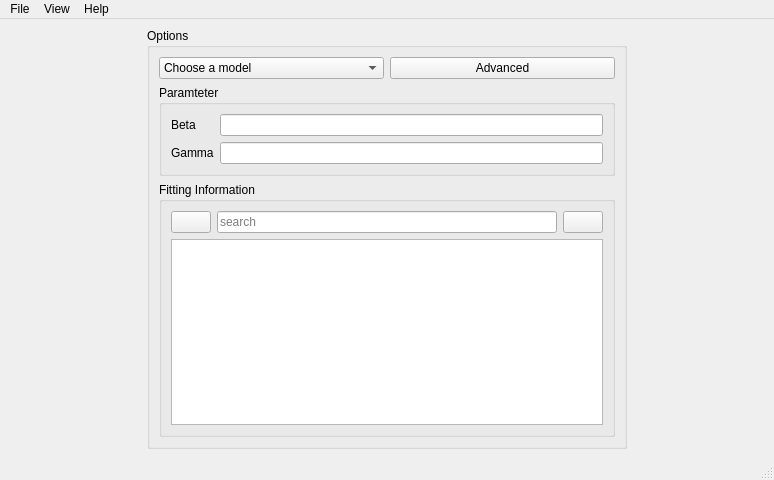
<?xml version="1.0" encoding="UTF-8"?>
<ui version="4.0">
 <class>MainWindow</class>
 <widget class="QMainWindow" name="MainWindow">
  <property name="geometry">
   <rect>
    <x>0</x>
    <y>0</y>
    <width>774</width>
    <height>480</height>
   </rect>
  </property>
  <property name="windowTitle">
   <string>EpiPy</string>
  </property>
  <widget class="QWidget" name="centralwidget">
   <layout class="QHBoxLayout" name="horizontalLayout_3">
    <item>
     <widget class="QSplitter" name="splitter">
      <property name="orientation">
       <enum>Qt::Horizontal</enum>
      </property>
      <widget class="QGroupBox" name="sidebarGroupBox">
       <property name="maximumSize">
        <size>
         <width>480</width>
         <height>16777215</height>
        </size>
       </property>
       <property name="title">
        <string>Options</string>
       </property>
       <layout class="QVBoxLayout" name="verticalLayout_3">
        <item>
         <layout class="QHBoxLayout" name="horizontalLayout">
          <item>
           <widget class="QComboBox" name="modelComboBox">
            <item>
             <property name="text">
              <string>Choose a model</string>
             </property>
            </item>
            <item>
             <property name="text">
              <string>SIR</string>
             </property>
            </item>
           </widget>
          </item>
          <item>
           <widget class="QPushButton" name="advanceButton">
            <property name="text">
             <string>Advanced</string>
            </property>
           </widget>
          </item>
         </layout>
        </item>
        <item>
         <widget class="QGroupBox" name="parametetGroupBox">
          <property name="title">
           <string>Paramteter</string>
          </property>
          <layout class="QFormLayout" name="formLayout_2">
           <item row="0" column="0">
            <widget class="QLabel" name="betaLabel">
             <property name="text">
              <string>Beta</string>
             </property>
            </widget>
           </item>
           <item row="0" column="1">
            <widget class="QLineEdit" name="betaLineEdit"/>
           </item>
           <item row="1" column="0">
            <widget class="QLabel" name="gammaLabel">
             <property name="text">
              <string>Gamma</string>
             </property>
            </widget>
           </item>
           <item row="1" column="1">
            <widget class="QLineEdit" name="gammaLineEdit"/>
           </item>
          </layout>
         </widget>
        </item>
        <item>
         <widget class="QGroupBox" name="infoGroupBox">
          <property name="title">
           <string>Fitting Information</string>
          </property>
          <layout class="QVBoxLayout" name="verticalLayout">
           <item>
            <layout class="QHBoxLayout" name="horizontalLayout_2">
             <item>
              <widget class="QPushButton" name="saveButton">
               <property name="toolTip">
                <string>Save text</string>
               </property>
               <property name="text">
                <string/>
               </property>
              </widget>
             </item>
             <item>
              <widget class="QLineEdit" name="searchLineEdit">
               <property name="placeholderText">
                <string>search</string>
               </property>
              </widget>
             </item>
             <item>
              <widget class="QPushButton" name="clearButton">
               <property name="toolTip">
                <string>Clear text</string>
               </property>
               <property name="whatsThis">
                <string>Clear text</string>
               </property>
               <property name="text">
                <string/>
               </property>
              </widget>
             </item>
            </layout>
           </item>
           <item>
            <widget class="QPlainTextEdit" name="infoTextEdit">
             <property name="readOnly">
              <bool>true</bool>
             </property>
            </widget>
           </item>
          </layout>
         </widget>
        </item>
       </layout>
      </widget>
     </widget>
    </item>
   </layout>
  </widget>
  <widget class="QMenuBar" name="menubar">
   <property name="geometry">
    <rect>
     <x>0</x>
     <y>0</y>
     <width>774</width>
     <height>27</height>
    </rect>
   </property>
   <widget class="QMenu" name="menuFile">
    <property name="title">
     <string>File</string>
    </property>
    <addaction name="openFileAction"/>
    <addaction name="separator"/>
    <addaction name="saveAction"/>
    <addaction name="saveAsAction"/>
    <addaction name="separator"/>
    <addaction name="exportAction"/>
    <addaction name="separator"/>
    <addaction name="exitAction"/>
   </widget>
   <widget class="QMenu" name="menuView">
    <property name="title">
     <string>View</string>
    </property>
    <addaction name="showFullscreenAction"/>
    <addaction name="exitFullscreenAction"/>
    <addaction name="showSidebarAction"/>
    <addaction name="hideSidebarAction"/>
   </widget>
   <widget class="QMenu" name="menuHelp">
    <property name="title">
     <string>Help</string>
    </property>
    <addaction name="aboutAction"/>
   </widget>
   <addaction name="menuFile"/>
   <addaction name="menuView"/>
   <addaction name="menuHelp"/>
  </widget>
  <widget class="QStatusBar" name="statusbar"/>
  <action name="openFileAction">
   <property name="text">
    <string>Open File...</string>
   </property>
   <property name="shortcut">
    <string>Ctrl+O</string>
   </property>
  </action>
  <action name="actionNew">
   <property name="text">
    <string>New</string>
   </property>
  </action>
  <action name="saveAction">
   <property name="text">
    <string>Save</string>
   </property>
   <property name="shortcut">
    <string>Ctrl+S</string>
   </property>
  </action>
  <action name="saveAsAction">
   <property name="text">
    <string>Save As...</string>
   </property>
   <property name="shortcut">
    <string>Ctrl+Shift+S</string>
   </property>
  </action>
  <action name="exportAction">
   <property name="text">
    <string>Export</string>
   </property>
   <property name="shortcut">
    <string>Ctrl+E</string>
   </property>
  </action>
  <action name="exitAction">
   <property name="text">
    <string>Exit</string>
   </property>
   <property name="shortcut">
    <string>Ctrl+Q</string>
   </property>
  </action>
  <action name="showSidebarAction">
   <property name="text">
    <string>Show Sidebar</string>
   </property>
  </action>
  <action name="hideSidebarAction">
   <property name="text">
    <string>Hide Sidebar</string>
   </property>
  </action>
  <action name="aboutAction">
   <property name="text">
    <string>About EpiPy</string>
   </property>
  </action>
  <action name="showFullscreenAction">
   <property name="text">
    <string>Show Fullscreen</string>
   </property>
  </action>
  <action name="actionNormalscreen">
   <property name="text">
    <string>Normalscreen</string>
   </property>
  </action>
  <action name="exitFullscreenAction">
   <property name="text">
    <string>Exit Fullscreen</string>
   </property>
  </action>
 </widget>
 <resources/>
 <connections/>
</ui>
